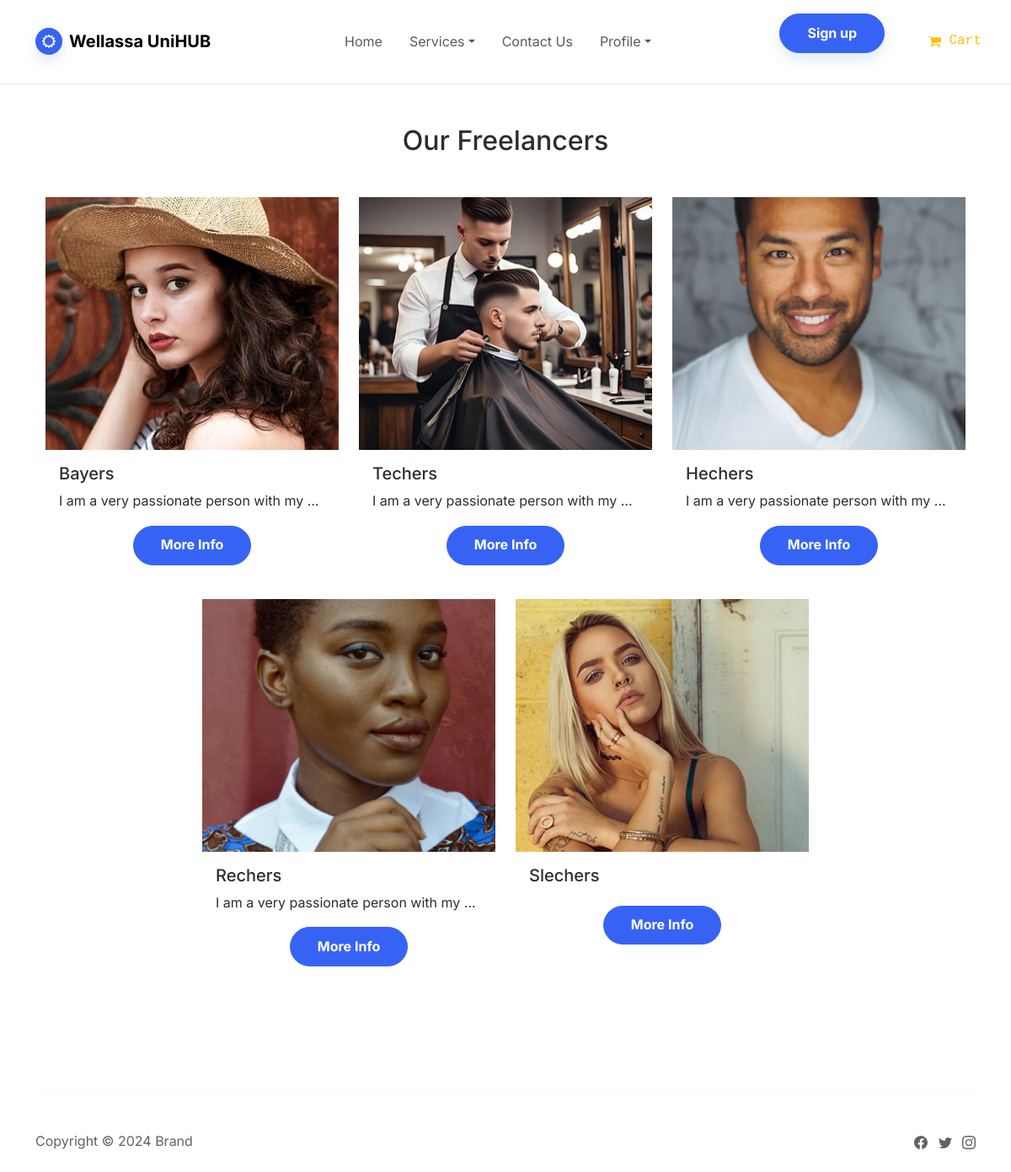
Page /freelance.php on the committed database.
### tables this page shows
CREATE TABLE `user` (
  `user_id` varchar(10) NOT NULL,
  `first_name` varchar(50) DEFAULT NULL,
  `last_name` varchar(50) DEFAULT NULL,
  `email` varchar(100) NOT NULL,
  `contact_number` varchar(15) NOT NULL,
  `user_type` enum('customer','admin','sp_products','sp_reservation','sp_freelance') NOT NULL,
  `password` varchar(255) NOT NULL,
  `joined_date` date NOT NULL,
  `profile_photo` varchar(255) DEFAULT NULL,
  `business_name` varchar(100) DEFAULT NULL,
  `nic_number` varchar(16) DEFAULT NULL,
  `whatsapp_number` varchar(15) DEFAULT NULL,
  `service_address` varchar(255) DEFAULT NULL,
  `auth_key` varchar(255) DEFAULT NULL,
  `auth_key_expires` datetime DEFAULT NULL,
  `status` enum('active','disabled') DEFAULT NULL,
  `description` text DEFAULT NULL,
  `amount_per` float DEFAULT NULL
);

### freelance.php (the view, shortened to what this page needs)
<!DOCTYPE html>
<html data-bs-theme="light" lang="en">
<head>
    <link rel="stylesheet" href="/assets/bootstrap/css/bootstrap.min.css">
    <link rel="stylesheet" href="/assets/fonts/font-awesome.min.css">
    <link rel="stylesheet" href="/assets/css/-Filterable-Cards--Filterable-Cards.css">
    <link rel="stylesheet" href="/assets/css/book-table.css">
    <link rel="stylesheet" href="/assets/css/Bootstrap-Payment-Form.css">
    <link rel="stylesheet" href="/assets/css/Bootstrap-Payment-Form-.css">
    <link rel="stylesheet" href="/assets/css/Dropdown-Login-with-Social-Logins-bootstrap-social.css">
    <link rel="stylesheet" href="/assets/css/ebs-bootstrap-datepicker-bootstrap-datepicker.min.css">
    <link rel="stylesheet" href="/assets/css/ebs-bootstrap-datepicker-bootstrap-datepicker.standalone.min.css">
    <link rel="stylesheet" href="/assets/css/ebs-bootstrap-datepicker-bootstrap-datepicker3.standalone.min.css">
    <link rel="stylesheet" href="/assets/css/ebs-bootstrap-datepicker-styles.css">
    <link rel="stylesheet" href="/assets/css/ebs-bootstrap-datepicker.css">
    <link rel="stylesheet" href="/assets/css/Form-Select---Full-Date---Month-Day-Year.css">
    <link rel="stylesheet" href="https://cdn.jsdelivr.net/npm/daterangepicker/daterangepicker.css">
    <link rel="stylesheet" href="/assets/css/Lista-Productos-Canito.css">
    <link rel="stylesheet" href="/assets/css/NZ---TextboxLabel.css">
    <link rel="stylesheet" href="/assets/css/opening-times-time-picker.css">
    <link rel="stylesheet" href="/assets/css/project-footer.css">
    <link rel="stylesheet" href="/assets/css/Project-Nav-cart.css">
    <link rel="stylesheet" href="/assets/css/project-Nav.css">
    <link rel="stylesheet" href="/assets/css/Sign-Up-Form---Gabriela-Carvalho.css">
    <link rel="stylesheet" href="/assets/css/Signup-page-with-overlay.css">
    <link rel="stylesheet" href="/assets/css/Steps-Progressbar.css">
</head>
<body>
    <nav class="navbar navbar-expand-md sticky-top navbar-shrink py-3 navbar-light" id="mainNav">
        <div class="container"><a class="navbar-brand d-flex align-items-center" href="/"><span class="bs-icon-sm bs-icon-circle bs-icon-primary shadow d-flex justify-content-center align-items-center me-2 bs-icon">
                    </span><span>Wellassa UniHUB</span></a>
            <div class="collapse navbar-collapse" id="navcol-2">
                <ul class="navbar-nav mx-auto">
                    <li class="nav-item"><a class="nav-link" href="index.php">Home</a></li>
                    <li class="nav-item dropdown"><a class="dropdown-toggle nav-link d-lg-flex align-items-lg-center" aria-expanded="false" data-bs-toggle="dropdown" href="Reservations.php" target="_blank">Services</a>
                    </li>
                    <li class="nav-item"><a class="nav-link" href="contacts.php">Contact Us</a></li>
                    <li class="nav-item dropdown"><a class="dropdown-toggle nav-link d-lg-flex justify-content-lg-end align-items-lg-center" aria-expanded="false" data-bs-toggle="dropdown" href="#">Profile</a>
                    </li>
                </ul><a class="btn btn-primary shadow" role="button" href="signup.php">Sign up</a><a class="font-monospace link-warning border-white d-inline-block float-end d-lg-flex align-items-lg-center pull-right" role="button" href="shopping-cart.php" style="padding-left: 11px;margin-left: 7px;margin-right: 5px;margin-bottom: 3px;padding-bottom: 7px;padding-top: 7px;padding-right: 12px;margin-top: 1px;transform: translate(24px) rotate(1deg) scale(1);box-shadow: 0px 0px;"><i class="fa fa-shopping-cart"></i>&nbsp;Cart</a>
            </div>
        </div>
    </nav>
    <section class="store-section py-5">
        <div class="container">
            <h2 class="text-center mb-5">Our Freelancers</h2>
            <div class="container mt-5">
                <div class="row justify-content-center">
                    <?php
                    $dbconnector = new DbConnection();
                    $conn = $dbconnector->getConnection();
                    $sql = "SELECT * FROM user where user_type = 'sp_freelance' AND status = 'active'";
                    $result = $conn->query($sql);
                    if ($result->num_rows > 0) {
                        while ($row = $result->fetch_assoc()) {
                            echo '<div class="col-md-4">';
                            echo '<div class="card mb-4 glass-card">';
                            echo '<img src="' . $row['profile_photo'] . '" class="card-img-top img-fluid" alt="Profile Picture of ' . $row['business_name'] . '" style="height: 300px; object-fit: cover;">';
                            echo '<div class="card-body">';
                            echo '<h5 class="card-title">' . $row['business_name'] . '</h5>';
                            echo '<p class="card-text text-truncate" >' . $row['description'] . '</p>';
                            echo '</div>';
                            if ($_SESSION["user_type"] == "customer" || $_SESSION["user_type"] == "admin" || $_SESSION["user_type"] == "sp_products" || $_SESSION["user_type"] == "sp_reservation" || $_SESSION["user_type"] == "sp_freelance") {
                                echo '<div class="d-flex justify-content-center">';
                                echo '<a href="freelance_view.php?userId=' . $row['user_id'] . '" class="btn btn-primary rounded-pill mt-auto mb-3">More Info</a>';
                                echo '</div>';
                            } else {
                                if ($_SESSION["user_type"] == null) {
                                    echo '<div class="d-flex justify-content-center">';
                                    echo '<a href="./signup.html" class="btn btn-primary rounded-pill mt-auto mb-3">More Info</a>';
                                    echo '</div>';
                                }
                            }
                            echo '</div>';
                            echo '</div>';
                        }
                    } else {
                        die("No records of freelancers in the database");
                    }
                    ?>
                </div>
            </div>
    </section>
    <div class="container py-4 py-lg-5">
        <hr>
        <div class="text-muted d-flex justify-content-between align-items-center pt-3">
            <p class="mb-0">Copyright © 2024 Brand</p>
            <ul class="list-inline mb-0">
                <li class="list-inline-item"></li>
                <li class="list-inline-item"></li>
                <li class="list-inline-item"></li>
            </ul>
        </div>
    </div>
</body>
</html>

### assets/css/book-table.css (style rules this page uses)
.btn { margin: 0px 10px; margin-bottom: 20px; }
* { -webkit-box-sizing: border-box; -moz-box-sizing: border-box; box-sizing: border-box; }
* { box-sizing: border-box; }

### assets/css/Lista-Productos-Canito.css (style rules this page uses)
.btn { margin: 0px 10px; margin-bottom: 20px; }

### assets/css/NZ---TextboxLabel.css (style rules this page uses)
* { -webkit-box-sizing: border-box; -moz-box-sizing: border-box; box-sizing: border-box; }

### assets/css/opening-times-time-picker.css (style rules this page uses)
* { box-sizing: border-box; }

### assets/css/project-footer.css (style rules this page uses)
* { box-sizing: border-box; }
hr { border: 1px solid #f1f1f1; margin-bottom: 25px; }

### assets/css/Project-Nav-cart.css (style rules this page uses)
* { -webkit-box-sizing: border-box; -moz-box-sizing: border-box; box-sizing: border-box; }
* { box-sizing: border-box; }

### assets/css/project-Nav.css (style rules this page uses)
* { box-sizing: border-box; }

### assets/css/Sign-Up-Form---Gabriela-Carvalho.css (style rules this page uses)
* { box-sizing: border-box; }
hr { border: 1px solid #f1f1f1; margin-bottom: 25px; }

### rows in the picture
user: profile_photo (picture), business_name "Bayers", description "I am a very passionate person with my…"
user: profile_photo (picture), business_name "Techers", description "I am a very passionate person with my…"
user: profile_photo (picture), business_name "Hechers", description "I am a very passionate person with my…"
user: profile_photo (picture), business_name "Rechers", description "I am a very passionate person with my…"
user: profile_photo (picture), business_name "Slechers"
